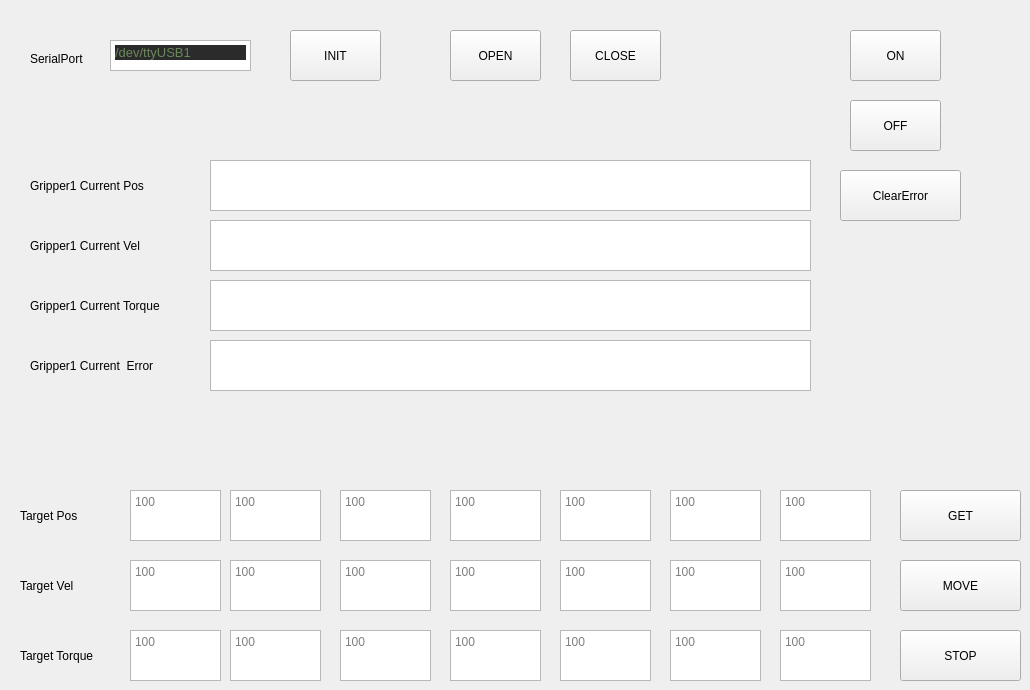
    <widget class="QWidget" name="tab_3">
     <attribute name="title">
      <string>Gripper1</string>
     </attribute>
     <widget class="QPushButton" name="btnGripper1_INIT">
      <property name="geometry">
       <rect>
        <x>290</x>
        <y>30</y>
        <width>91</width>
        <height>51</height>
       </rect>
      </property>
      <property name="text">
       <string>INIT</string>
      </property>
     </widget>
     <widget class="QLabel" name="label_8">
      <property name="geometry">
       <rect>
        <x>30</x>
        <y>50</y>
        <width>81</width>
        <height>17</height>
       </rect>
      </property>
      <property name="text">
       <string>SerialPort</string>
      </property>
     </widget>
     <widget class="QTextEdit" name="txtTargetSerialGripper">
      <property name="geometry">
       <rect>
        <x>110</x>
        <y>40</y>
        <width>141</width>
        <height>31</height>
       </rect>
      </property>
      <property name="html">
       <string>&lt;!DOCTYPE HTML PUBLIC &quot;-//W3C//DTD HTML 4.0//EN&quot; &quot;http://www.w3.org/TR/REC-html40/strict.dtd&quot;&gt;
&lt;html&gt;&lt;head&gt;&lt;meta name=&quot;qrichtext&quot; content=&quot;1&quot; /&gt;&lt;style type=&quot;text/css&quot;&gt;
p, li { white-space: pre-wrap; }
&lt;/style&gt;&lt;/head&gt;&lt;body style=&quot; font-family:'Ubuntu'; font-size:11pt; font-weight:400; font-style:normal;&quot;&gt;
&lt;p style=&quot; margin-top:12px; margin-bottom:12px; margin-left:0px; margin-right:0px; -qt-block-indent:0; text-indent:0px; background-color:#2b2b2b;&quot;&gt;&lt;span style=&quot; font-family:'JetBrains Mono,monospace'; font-size:9.8pt; color:#6a8759;&quot;&gt;/dev/ttyUSB1&lt;/span&gt;&lt;/p&gt;&lt;/body&gt;&lt;/html&gt;</string>
      </property>
     </widget>
     <widget class="QPushButton" name="btnGripper1_Open">
      <property name="geometry">
       <rect>
        <x>450</x>
        <y>30</y>
        <width>91</width>
        <height>51</height>
       </rect>
      </property>
      <property name="text">
       <string>OPEN</string>
      </property>
     </widget>
     <widget class="QPushButton" name="btnGripper1_Close">
      <property name="geometry">
       <rect>
        <x>570</x>
        <y>30</y>
        <width>91</width>
        <height>51</height>
       </rect>
      </property>
      <property name="text">
       <string>CLOSE</string>
      </property>
     </widget>
     <widget class="QTextEdit" name="txtGripper1_TargetJ0">
      <property name="geometry">
       <rect>
        <x>130</x>
        <y>490</y>
        <width>91</width>
        <height>51</height>
       </rect>
      </property>
      <property name="placeholderText">
       <string>100</string>
      </property>
     </widget>
     <widget class="QTextEdit" name="txtGripper1_Torque">
      <property name="geometry">
       <rect>
        <x>210</x>
        <y>280</y>
        <width>601</width>
        <height>51</height>
       </rect>
      </property>
      <property name="font">
       <font>
        <family>Ubuntu Condensed</family>
        <pointsize>14</pointsize>
        <weight>75</weight>
        <bold>true</bold>
       </font>
      </property>
     </widget>
     <widget class="QTextEdit" name="txtGripper1_TargetJ4">
      <property name="geometry">
       <rect>
        <x>560</x>
        <y>490</y>
        <width>91</width>
        <height>51</height>
       </rect>
      </property>
      <property name="placeholderText">
       <string>100</string>
      </property>
     </widget>
     <widget class="QTextEdit" name="txtGripper1_Error">
      <property name="geometry">
       <rect>
        <x>210</x>
        <y>340</y>
        <width>601</width>
        <height>51</height>
       </rect>
      </property>
      <property name="font">
       <font>
        <family>Ubuntu Condensed</family>
        <pointsize>14</pointsize>
        <weight>75</weight>
        <bold>true</bold>
       </font>
      </property>
     </widget>
     <widget class="QTextEdit" name="txtGripper1_TargetJ5">
      <property name="geometry">
       <rect>
        <x>670</x>
        <y>490</y>
        <width>91</width>
        <height>51</height>
       </rect>
      </property>
      <property name="placeholderText">
       <string>100</string>
      </property>
     </widget>
     <widget class="QLabel" name="label_J0_18">
      <property name="geometry">
       <rect>
        <x>20</x>
        <y>500</y>
        <width>101</width>
        <height>31</height>
       </rect>
      </property>
      <property name="text">
       <string>Target Pos</string>
      </property>
     </widget>
     <widget class="QTextEdit" name="txtGripper1_Pos">
      <property name="geometry">
       <rect>
        <x>210</x>
        <y>160</y>
        <width>601</width>
        <height>51</height>
       </rect>
      </property>
      <property name="font">
       <font>
        <family>Ubuntu Condensed</family>
        <pointsize>14</pointsize>
        <weight>75</weight>
        <bold>true</bold>
       </font>
      </property>
     </widget>
     <widget class="QTextEdit" name="txtGripper1_TargetJ6">
      <property name="geometry">
       <rect>
        <x>780</x>
        <y>490</y>
        <width>91</width>
        <height>51</height>
       </rect>
      </property>
      <property name="placeholderText">
       <string>100</string>
      </property>
     </widget>
     <widget class="QTextEdit" name="txtGripper1_TargetJ2">
      <property name="geometry">
       <rect>
        <x>340</x>
        <y>490</y>
        <width>91</width>
        <height>51</height>
       </rect>
      </property>
      <property name="placeholderText">
       <string>100</string>
      </property>
     </widget>
     <widget class="QTextEdit" name="txtGripper1_TargetJ3">
      <property name="geometry">
       <rect>
        <x>450</x>
        <y>490</y>
        <width>91</width>
        <height>51</height>
       </rect>
      </property>
      <property name="placeholderText">
       <string>100</string>
      </property>
     </widget>
     <widget class="QLabel" name="label_J0_19">
      <property name="geometry">
       <rect>
        <x>30</x>
        <y>170</y>
        <width>151</width>
        <height>31</height>
       </rect>
      </property>
      <property name="text">
       <string>Gripper1 Current Pos</string>
      </property>
     </widget>
     <widget class="QTextEdit" name="txtGripper1_TargetJ1">
      <property name="geometry">
       <rect>
        <x>230</x>
        <y>490</y>
        <width>91</width>
        <height>51</height>
       </rect>
      </property>
      <property name="placeholderText">
       <string>100</string>
      </property>
     </widget>
     <widget class="QTextEdit" name="txtGripper1_Vel">
      <property name="geometry">
       <rect>
        <x>210</x>
        <y>220</y>
        <width>601</width>
        <height>51</height>
       </rect>
      </property>
      <property name="font">
       <font>
        <family>Ubuntu Condensed</family>
        <pointsize>14</pointsize>
        <weight>75</weight>
        <bold>true</bold>
       </font>
      </property>
     </widget>
     <widget class="QPushButton" name="btnGripper1_SETPOS">
      <property name="geometry">
       <rect>
        <x>900</x>
        <y>560</y>
        <width>121</width>
        <height>51</height>
       </rect>
      </property>
      <property name="text">
       <string>MOVE</string>
      </property>
     </widget>
     <widget class="QPushButton" name="btnGripper1_GETPOS">
      <property name="geometry">
       <rect>
        <x>900</x>
        <y>490</y>
        <width>121</width>
        <height>51</height>
       </rect>
      </property>
      <property name="text">
       <string>GET</string>
      </property>
     </widget>
     <widget class="QTextEdit" name="txtGripper1_TargetVel5">
      <property name="geometry">
       <rect>
        <x>670</x>
        <y>560</y>
        <width>91</width>
        <height>51</height>
       </rect>
      </property>
      <property name="placeholderText">
       <string>100</string>
      </property>
     </widget>
     <widget class="QTextEdit" name="txtGripper1_TargetVel6">
      <property name="geometry">
       <rect>
        <x>780</x>
        <y>560</y>
        <width>91</width>
        <height>51</height>
       </rect>
      </property>
      <property name="placeholderText">
       <string>100</string>
      </property>
     </widget>
     <widget class="QTextEdit" name="txtGripper1_TargetVel4">
      <property name="geometry">
       <rect>
        <x>560</x>
        <y>560</y>
        <width>91</width>
        <height>51</height>
       </rect>
      </property>
      <property name="placeholderText">
       <string>100</string>
      </property>
     </widget>
     <widget class="QTextEdit" name="txtGripper1_TargetVel0">
      <property name="geometry">
       <rect>
        <x>130</x>
        <y>560</y>
        <width>91</width>
        <height>51</height>
       </rect>
      </property>
      <property name="placeholderText">
       <string>100</string>
      </property>
     </widget>
     <widget class="QTextEdit" name="txtGripper1_TargetVel1">
      <property name="geometry">
       <rect>
        <x>230</x>
        <y>560</y>
        <width>91</width>
        <height>51</height>
       </rect>
      </property>
      <property name="placeholderText">
       <string>100</string>
      </property>
     </widget>
     <widget class="QTextEdit" name="txtGripper1_TargetVel2">
      <property name="geometry">
       <rect>
        <x>340</x>
        <y>560</y>
        <width>91</width>
        <height>51</height>
       </rect>
      </property>
      <property name="placeholderText">
       <string>100</string>
      </property>
     </widget>
     <widget class="QTextEdit" name="txtGripper1_TargetVel3">
      <property name="geometry">
       <rect>
        <x>450</x>
        <y>560</y>
        <width>91</width>
        <height>51</height>
       </rect>
      </property>
      <property name="placeholderText">
       <string>100</string>
      </property>
     </widget>
     <widget class="QTextEdit" name="txtGripper1_TargetTorque5">
      <property name="geometry">
       <rect>
        <x>670</x>
        <y>630</y>
        <width>91</width>
        <height>51</height>
       </rect>
      </property>
      <property name="placeholderText">
       <string>100</string>
      </property>
     </widget>
     <widget class="QTextEdit" name="txtGripper1_TargetTorque6">
      <property name="geometry">
       <rect>
        <x>780</x>
        <y>630</y>
        <width>91</width>
        <height>51</height>
       </rect>
      </property>
      <property name="placeholderText">
       <string>100</string>
      </property>
     </widget>
     <widget class="QTextEdit" name="txtGripper1_TargetTorque4">
      <property name="geometry">
       <rect>
        <x>560</x>
        <y>630</y>
        <width>91</width>
        <height>51</height>
       </rect>
      </property>
      <property name="placeholderText">
       <string>100</string>
      </property>
     </widget>
     <widget class="QTextEdit" name="txtGripper1_TargetTorque0">
      <property name="geometry">
       <rect>
        <x>130</x>
        <y>630</y>
        <width>91</width>
        <height>51</height>
       </rect>
      </property>
      <property name="placeholderText">
       <string>100</string>
      </property>
     </widget>
     <widget class="QTextEdit" name="txtGripper1_TargetTorque1">
      <property name="geometry">
       <rect>
        <x>230</x>
        <y>630</y>
        <width>91</width>
        <height>51</height>
       </rect>
      </property>
      <property name="placeholderText">
       <string>100</string>
      </property>
     </widget>
     <widget class="QTextEdit" name="txtGripper1_TargetTorque2">
      <property name="geometry">
       <rect>
        <x>340</x>
        <y>630</y>
        <width>91</width>
        <height>51</height>
       </rect>
      </property>
      <property name="placeholderText">
       <string>100</string>
      </property>
     </widget>
     <widget class="QTextEdit" name="txtGripper1_TargetTorque3">
      <property name="geometry">
       <rect>
        <x>450</x>
        <y>630</y>
        <width>91</width>
        <height>51</height>
       </rect>
      </property>
      <property name="placeholderText">
       <string>100</string>
      </property>
     </widget>
     <widget class="QPushButton" name="btnGripper1_GETPOS_2">
      <property name="geometry">
       <rect>
        <x>840</x>
        <y>170</y>
        <width>121</width>
        <height>51</height>
       </rect>
      </property>
      <property name="text">
       <string>ClearError</string>
      </property>
     </widget>
     <widget class="QPushButton" name="btnGripper1_STOP">
      <property name="geometry">
       <rect>
        <x>900</x>
        <y>630</y>
        <width>121</width>
        <height>51</height>
       </rect>
      </property>
      <property name="text">
       <string>STOP</string>
      </property>
     </widget>
     <widget class="QPushButton" name="btnGripper1_OFF">
      <property name="geometry">
       <rect>
        <x>850</x>
        <y>100</y>
        <width>91</width>
        <height>51</height>
       </rect>
      </property>
      <property name="text">
       <string>OFF</string>
      </property>
     </widget>
     <widget class="QPushButton" name="btnGripper1_ON">
      <property name="geometry">
       <rect>
        <x>850</x>
        <y>30</y>
        <width>91</width>
        <height>51</height>
       </rect>
      </property>
      <property name="text">
       <string>ON</string>
      </property>
     </widget>
     <widget class="QLabel" name="label_J0_20">
      <property name="geometry">
       <rect>
        <x>30</x>
        <y>230</y>
        <width>151</width>
        <height>31</height>
       </rect>
      </property>
      <property name="text">
       <string>Gripper1 Current Vel</string>
      </property>
     </widget>
     <widget class="QLabel" name="label_J0_21">
      <property name="geometry">
       <rect>
        <x>30</x>
        <y>290</y>
        <width>171</width>
        <height>31</height>
       </rect>
      </property>
      <property name="text">
       <string>Gripper1 Current Torque</string>
      </property>
     </widget>
     <widget class="QLabel" name="label_J0_22">
      <property name="geometry">
       <rect>
        <x>30</x>
        <y>350</y>
        <width>161</width>
        <height>31</height>
       </rect>
      </property>
      <property name="text">
       <string>Gripper1 Current  Error</string>
      </property>
     </widget>
     <widget class="QLabel" name="label_J0_23">
      <property name="geometry">
       <rect>
        <x>20</x>
        <y>570</y>
        <width>81</width>
        <height>31</height>
       </rect>
      </property>
      <property name="text">
       <string>Target Vel</string>
      </property>
     </widget>
     <widget class="QLabel" name="label_J0_24">
      <property name="geometry">
       <rect>
        <x>20</x>
        <y>640</y>
        <width>101</width>
        <height>31</height>
       </rect>
      </property>
      <property name="text">
       <string>Target Torque</string>
      </property>
     </widget>
    </widget>
